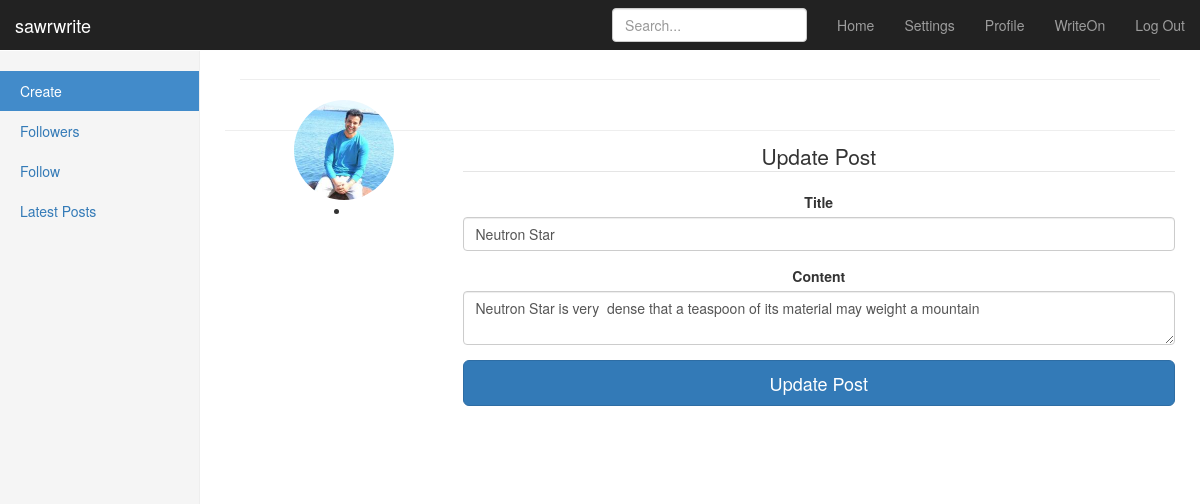
The page /2/update (signed in) on the database its author committed.
### app/app.py (models this page shows)
class Post(UserMixin, db.Model):
	id = db.Column(db.Integer, primary_key=True)
	title = db.Column(db.String(100), nullable=False)
	date_posted = db.Column(db.DateTime, nullable=False, default=datetime.utcnow)
	content = db.Column(db.Text, nullable=False)
	user_id = db.Column(db.Integer, db.ForeignKey('user.id'), nullable=False)

### app/app.py (the view)
@app.route("/<int:post_id>/update", methods=['GET', 'POST'])
@login_required
def update_post(post_id):
	post =Post.query.get_or_404(post_id)
	if post.author != current_user:
		abort(403)
	form = PostForm()
	if form.validate_on_submit():
		post.title = form.title.data
		post.content = form.content.data
		db.session.commit()
		flash('Post updated successfully!', category='success')
		return redirect(url_for('post', post_id = post.id))
	elif request.method == 'GET':
		form.title.data =post.title
		form.content.data = post.content
	img_file = url_for('static', filename='display_pics/' + current_user.image_file)
	return render_template('my_blog.html', image_file=img_file, form=form,
		legend = 'Update Post')

### app/app.py
class PostForm(FlaskForm):
	title = StringField('Title', validators=[DataRequired()])
	content = TextAreaField('Content', validators=[DataRequired()])

### app/app.py (called while the page is built)
@login_manager.user_loader
def load_user(user_id):
	return User.query.get(int(user_id))

### app/templates/my_blog.html (shortened to what this page needs)
{% extends "bootstrap/base.html" %}
{% import "bootstrap/wtf.html" as wtf %}
{% block styles %}
{{super()}}
<link rel="stylesheet" href="{{url_for('.static', filename='dashboard.css')}}">
{% endblock %}
{% block content %}
    <nav class="navbar navbar-inverse navbar-fixed-top">
      <div class="container-fluid">
        <div class="navbar-header">
          <a class="navbar-brand" href="#">sawrwrite</a>
        </div>
        <div id="navbar" class="navbar-collapse collapse">
          <ul class="nav navbar-nav navbar-right">
            <li><a href="{{ url_for('dashboard') }}">Home</a></li>
            <li><a href="#">Settings</a></li>
            <li><a href="{{ url_for('profile') }}">Profile</a></li>
            <li><a href="{{ url_for('notepad') }}">WriteOn</a></li>
            <li><a href="{{ url_for('logout') }}">Log Out</a></li>
          </ul>
          <form class="navbar-form navbar-right">
            <input type="text" class="form-control" placeholder="Search...">
          </form>
        </div>
      </div>
    </nav>
    <div class="container-fluid">
      <div class="row">
        <div class="col-sm-3 col-md-2 sidebar">
          <ul class="nav nav-sidebar">
            <li class="active"><a href="{{url_for('my_blog')}}">Create<span class="sr-only">(current)</span></a></li>
            <li><a href="#">Followers</a></li>
            <li><a href="#">Follow</a></li>
            <li><a href="#">Latest Posts</a></li>
        </div>
        <div class="col-sm-9 col-sm-offset-3 col-md-10 col-md-offset-2 main">
          <h1 class="page-header">{{ name }}</h1>
          <div class="row placeholders">
            <div class="col-xs-6 col-sm-3 placeholder">
              <img src="{{ image_file }}" width="100" height="100" class="img-responsive" alt="Generic placeholder thumbnail">
              <li><a></a></li>
            </div>
          <h2 class="sub-header"></h2>
          <div class="table-responsive">
            <table class="table table-striped">
              <thead>
    <form class="form-signin" method="POST" action="/my_blog">
    <legend class="border-bottom mb-4">{{ legend }}</legend>
    {{ wtf.form_field(form.title) }}
    {{ wtf.form_field(form.content) }}
    <button class="btn btn-lg btn-primary btn-block" type="submit">{{ legend }}</button>
  </form>
{% endblock %}

### app/static/dashboard.css (style rules this page uses)
body { padding-top: 50px; }
.sub-header { padding-bottom: 10px; border-bottom: 1px solid #eee; }
.navbar-fixed-top { border: 0; }
.sidebar { display: none; }
@media (min-width: 768px) { .sidebar { position: fixed; top: 51px; bottom: 0; left: 0; z-index: 1000; display: block; padding: 20px; overflow-x: hidden; overflow-y: auto; background-color: #f5f5f5; border-right: 1px solid #eee; } }
.nav-sidebar { margin-right: -21px; margin-bottom: 20px; margin-left: -20px; }
.nav-sidebar > li > a { padding-right: 20px; padding-left: 20px; }
.nav-sidebar > .active > a, .nav-sidebar > .active > a:hover, .nav-sidebar > .active > a:focus { color: #fff; background-color: #428bca; }
.main { padding: 20px; }
@media (min-width: 768px) { .main { padding-right: 40px; padding-left: 40px; } }
.main .page-header { margin-top: 0; }
.placeholders { margin-bottom: 30px; text-align: center; }
.placeholder { margin-bottom: 20px; }
.placeholder img { display: inline-block; border-radius: 50%; }

### rows shown on the page
Post: title "Neutron Star", content "Neutron Star is very dense that a teaspoon of its material may weight a mountain"

### other values the page prints
{{ legend }} "Update Post"
